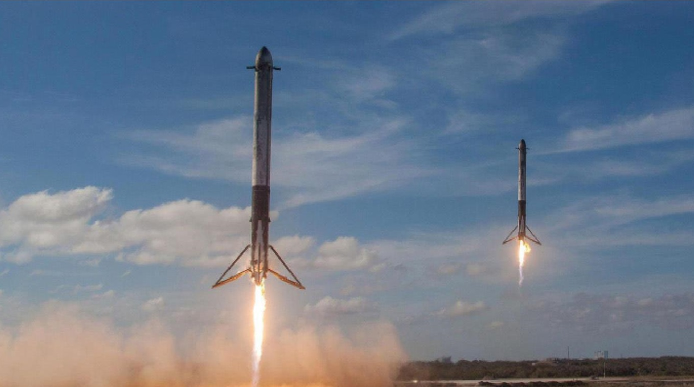
#> input picture vision_git/Vision/1.jpg, 1388 x 774 px (shown at 1/2 size)
$ python 'learn coynter.py'
#> lines starting #> are read from the running program, lines starting #| are printed output that depends on the picture; after the words box and inside, x2 and y2 are one past the last pixel; in counts of white or black regions, pixels touching at a corner belong together
import cv2
import numpy as np

image = cv2.imread('1.jpg', 1)
#> image is the input picture: shape (774, 1388, 3); mean B, G, R 141.1, 123, 109.2

height, width, channel = image.shape
#> height = 774; width = 1388; channel = 3
image = cv2.resize(image, (int(0.5 * width), int(0.5 * height)), interpolation=cv2.INTER_CUBIC)
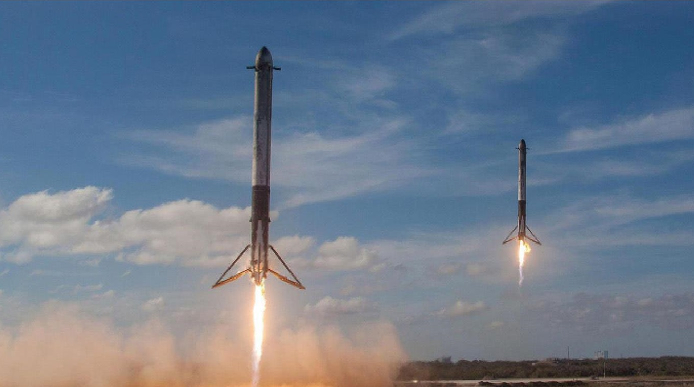
#> image: shape (387, 694, 3); mean B, G, R 141, 123, 109.2
# cv2.imshow("original", image)

gray = cv2.cvtColor(image, cv2.COLOR_BGR2GRAY)
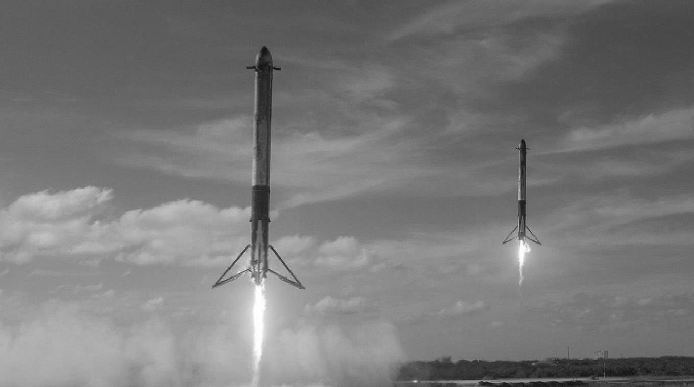
#> gray: shape (387, 694); min 10, max 255, mean 120.9
# cv2.imshow("gray", gray)

gray = cv2.GaussianBlur(gray, (3, 3), 1)
ret, binary = cv2.threshold(gray, 80, 255, cv2.THRESH_BINARY_INV)
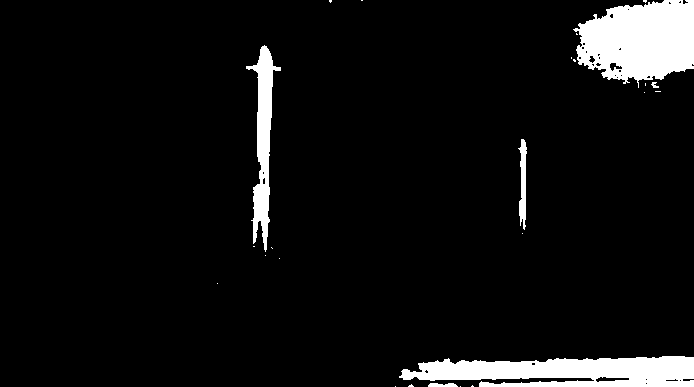
#> binary: shape (387, 694); 6.6% white; 25 white regions (19 under 20 px), largest, box (x1, y1, x2, y2) and area: (573, 0, 694, 88) 7642, (399, 356, 694, 387) 6735, (246, 45, 281, 252) 2649, (518, 139, 527, 230) 484, (428, 383, 458, 387) 98, (651, 82, 659, 88) 28
# cv2.imshow("binary", binary)

element = cv2.getStructuringElement(cv2.MORPH_RECT,
                                    (3, 3))  # 3 * 3 квадрат, 8-битный тип uchar, все 1 структурные элементы
binary = cv2.morphologyEx(binary, cv2.MORPH_CLOSE, element)
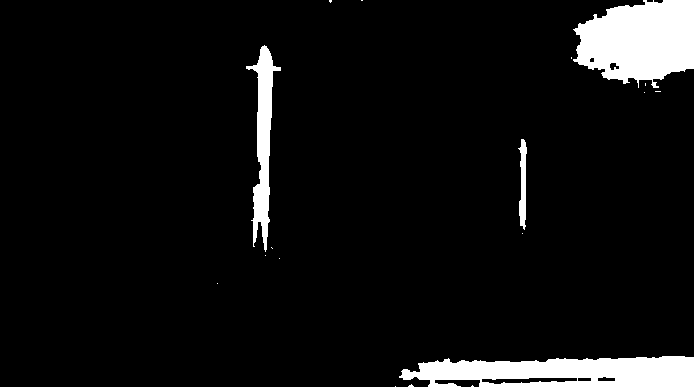
#> binary: shape (387, 694); 6.7% white; 18 white regions (14 under 20 px)
# cv2.imshow("morphology", binary)

contours, hierarchy = cv2.findContours(binary, cv2.RETR_TREE, cv2.CHAIN_APPROX_NONE)
#> contours = 23 contours, 14 with area under 20; largest, box (x1, y1, x2, y2) and area: (573, 0, 694, 88) 7716, (399, 356, 694, 387) 7043, (246, 45, 281, 252) 2424, (481, 377, 578, 385) 451, (518, 139, 527, 230) 404
print("find", len(contours), "contours")
#| find 23 contours


# 4. Рисуем контурную функцию
# Пользовательская функция рисования контура (для упрощения операции)
# Введите 1: winName: имя окна
# Вход 2: изображение: исходное изображение
# Вход 3: контуры: контуры
# Ввод 4: draw_on_blank: метод рисования, True рисует на белом фоне, False: рисует на исходном изображении
def drawMyContours(winName, image, contours, draw_on_blank):
    # cv2.drawContours(image, contours, index, color, line_width)
    # Входные параметры:
    # изображение: изображение холста того же размера, что и исходное изображение (также может быть исходным изображением)
    # контуры: контуры (список питонов)
    # index: индекс контура (при значении -1 нарисуйте все контуры)
    # цвет: цвет линии,
    # line_width: толщина линии
    # Вернуть контурное изображение
#> called with winName = 'find contours', draw_on_blank = True
    if (draw_on_blank):  # нарисовать контур на белом фоне

        temp = np.ones(image.shape, dtype=np.uint8) * 255
        cv2.drawContours(temp, contours, -1, (0, 0, 0), 2)
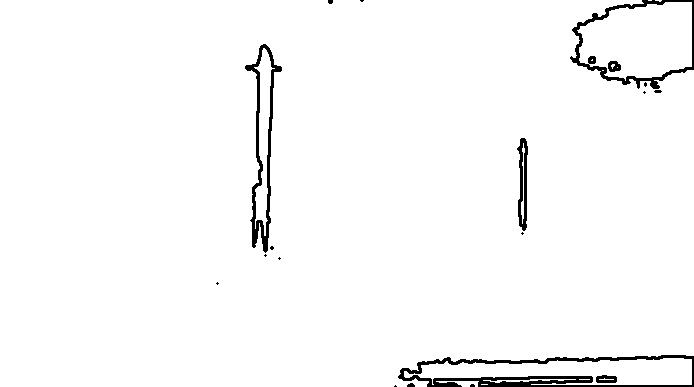
#> temp: shape (387, 694, 3); 97.6% white; 19 black regions (11 under 20 px), largest, box (x1, y1, x2, y2) and area: (398, 355, 694, 387) 2656, (245, 44, 282, 253) 1594, (570, 0, 694, 89) 1367
    else:
        temp = image.copy()
        cv2.drawContours(temp, contours, -1, (0, 255, 0), 1)
    cv2.imshow(winName, temp)
    cv2.waitKey()


drawMyContours("find contours", image, contours, True)


# Пользовательская функция: используется для удаления контура указанного порядкового номера в списке
# Вход 1: контуры: исходные контуры
# Ввод 2: delete_list: список номеров контуров, которые нужно удалить
# Возвращаемое значение: контуры: отфильтрованные контуры
def delet_contours(contours, delete_list):
    delta = 0
    for i in range(len(delete_list)):
        print("i= ", i)
        print('list= ', delete_list[i])
        print('delete', contours[delete_list[i] - delta])
        del list(contours)[delete_list[i] - delta]
        delta += 1
    contours = tuple(contours)
    return contours

    # 5.Фильтры контуров
    # 5.1 Фильтрация контуров с использованием иерархии
    # hierarchy[i]: [Next，Previous，First_Child，Parent]
    # Не требует родительского контура


for i in range(len(contours)):
    print(i, contours[i])
#> this loop made 23 passes
#> (printed output is left out)

# [15 lines of commented-out code are left out]
